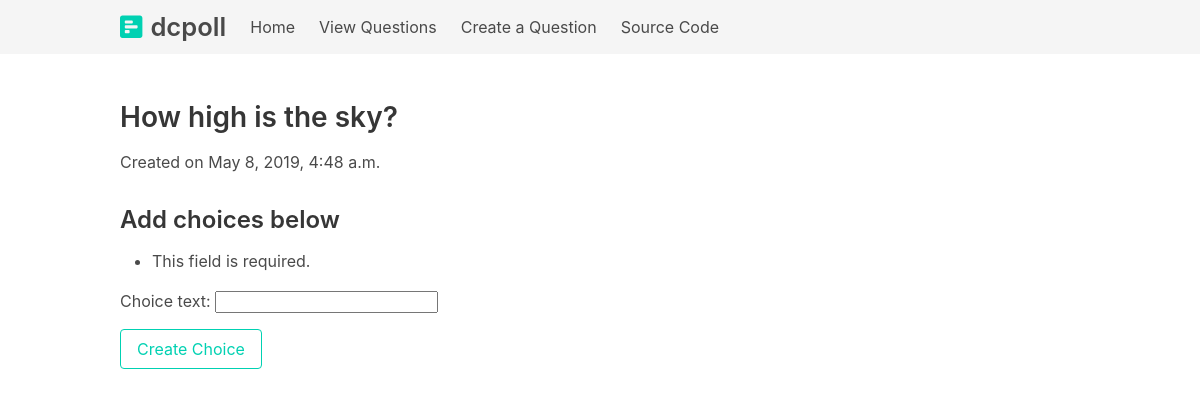
The app's page /polls/create-choice/1/ with its own data.
### polls/models.py (models this page shows, shortened)
class Question(models.Model):
    question_text = models.CharField(max_length=200)
    pub_date = models.DateTimeField(auto_now=True)

### polls/views.py (the view, shortened to what this page needs)
# urls.py: path('polls/create-choice/<int:question_id>/', polls_create_choice, name='polls-create-choice'),
def polls_create_choice(request, question_id):
    form = RawChoiceForm(request.GET)
    errors = None
    question = Question.objects.get(id=question_id)
    context = {'title':'Polls Create Choices','form': form, 'errors':errors, 'question':question}
    return render(request, 'create-choice.html', context)

### polls/forms.py
class RawChoiceForm(forms.Form):
	choice_text = forms.CharField()

### templates/create-choice.html
{% extends 'base.html' %}
{% block content %}
<section class="section">
	<section class="container">
		<article class="content">
			<h2>{{ question.question_text }}</h2>
			<p>Created on {{question.pub_date}}</p>
			<h3>Add choices below</h3>
			<form class="form" method='POST'> {% csrf_token %}
				{{ form.as_p }}
				<input class="button is-primary is-outlined" type="submit" value="Create Choice">
			</form>
		</article>
	</section>
</section>
{% endblock content %}

### records on screen
Question: question_text "How high is the sky?", pub_date "May 8, 2019, 4:48 a.m."
